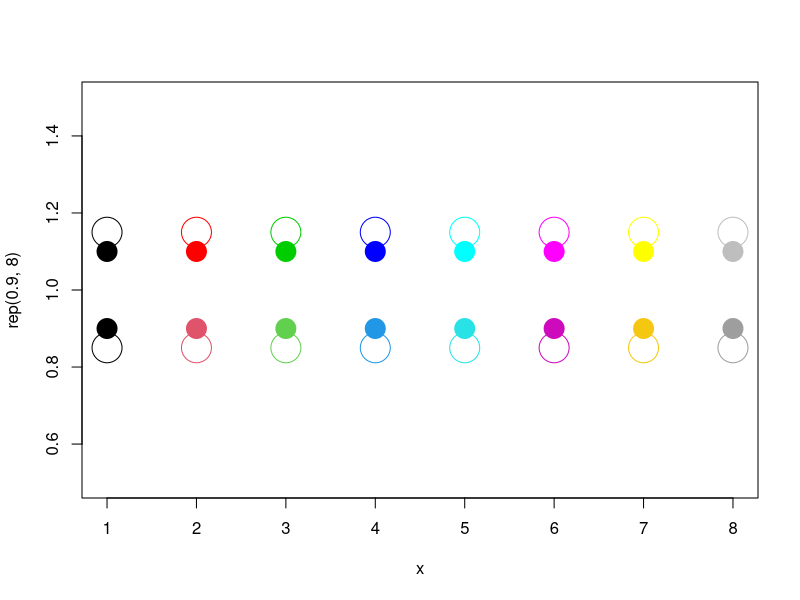

The R script that drew this image:
## ----eval=FALSE---------------------------------------------------------------
## # Not run here, so no graph
## plot(x, y1)
## points(x, y2, col=2)


## -----------------------------------------------------------------------------
x <- 1:8
palette("R4") # not actually needed unless R3 was previously selected
plot(x, rep(0.9, 8), ylim=c(0.5,1.5), pch=20, cex=4, col=1:8)
points(x, rep(0.85, 8), cex=4, col=1:8)
palette("R3") # switch to the old scheme
points(x, rep(1.1, 8), pch=20, cex=4, col=1:8)
points(x, rep(1.15, 8), cex=4, col=1:8)

